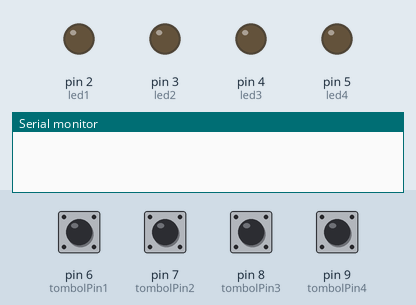
This sketch was run on a simulated Arduino Uno, built with avr-gcc and run on an emulated ATmega328P. On the bench: output pins drawn as LEDs (lit = HIGH), the last lines printed to the serial monitor. The test bench sets the inputs (shaded band); at power-on: pin 6 (tombolPin1), pin 7 (tombolPin2), pin 8 (tombolPin3), pin 9 (tombolPin4) HIGH.

Above: at 1.2 s.
1.3 s: pin 6 (tombolPin1) pulled LOW for 0.15 s
At 1.4 s:
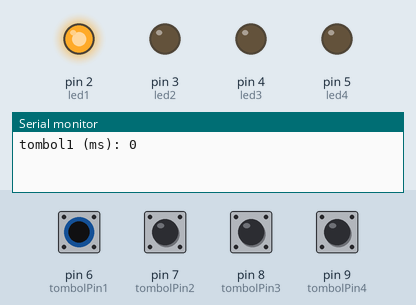
3.0 s: pin 7 (tombolPin2) pulled LOW for 0.15 s
At 3.1 s:
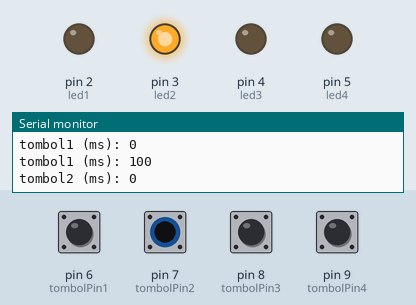
4.7 s: pin 8 (tombolPin3) pulled LOW for 0.15 s
At 4.8 s:
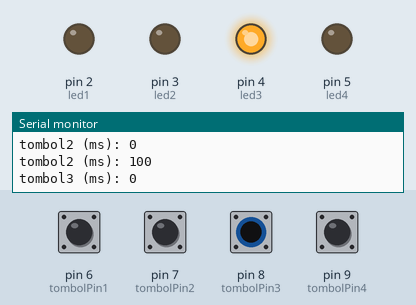
6.4 s: pin 9 (tombolPin4) pulled LOW for 0.15 s
At 6.5 s:
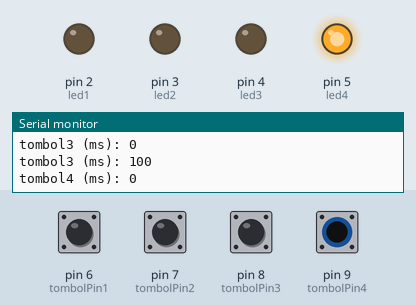
8.1 s: pin 6 (tombolPin1) driven LOW and pin 7 (tombolPin2) driven LOW and pin 8 (tombolPin3) driven LOW and pin 9 (tombolPin4) driven LOW
At 9.2 s:
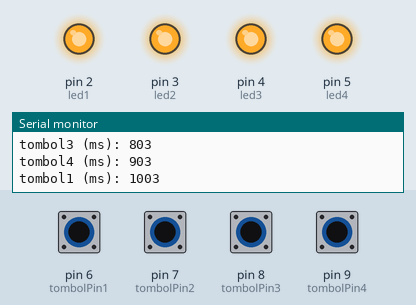
9.9 s: pin 6 (tombolPin1) driven HIGH
At 10.5 s:
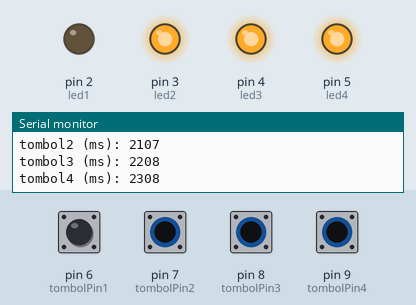
Timing chart, 0 to 12.4 s (numbered marks = the images above; inputs shaded):
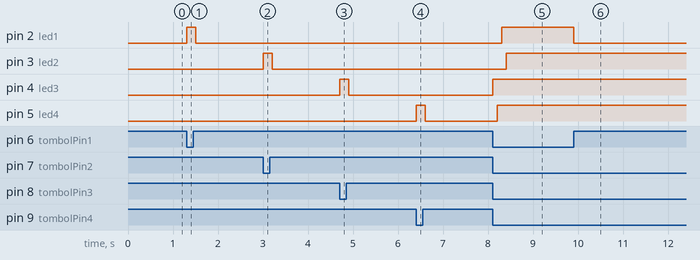

Measured:
- after the input at 1.3 s, pin 2 (led1): LOW → HIGH at once, → LOW 0.20 s later
- after the input at 3.0 s, pin 3 (led2): LOW → HIGH at once, → LOW 0.20 s later
- after the input at 4.7 s, pin 4 (led3): LOW → HIGH at once, → LOW 0.20 s later
- after the input at 6.4 s, pin 5 (led4): LOW → HIGH at once, → LOW 0.20 s later
- after the input at 8.1 s, pin 2 (led1): LOW → HIGH after 0.20 s; pin 3 (led2): LOW → HIGH after 0.30 s; pin 4 (led3): LOW → HIGH at once; pin 5 (led4): LOW → HIGH after 0.10 s
- after the input at 9.9 s, pin 2 (led1): HIGH → LOW at once

The sketch:

COUNTER_TIME.ino
```cpp
// Pin untuk tombol
const int tombolPin1 = 6;
const int tombolPin2 = 7;
const int tombolPin3 = 8;
const int tombolPin4 = 9;

// variabel untuk menyimpan status tombol
int tombolState1 = 0;
int tombolState2 = 0;
int tombolState3 = 0;
int tombolState4 = 0;

// led warna
const int led1 = 2;
const int led2 = 3;
const int led3 = 4;
const int led4 = 5;

// variabel untuk menyimpan waktu mulai penekanan tombol
unsigned long waktuMulai1 = 0;
unsigned long waktuMulai2 = 0;
unsigned long waktuMulai3 = 0;
unsigned long waktuMulai4 = 0;

void setup()
{
  Serial.begin(9600);
  pinMode(tombolPin1, INPUT_PULLUP);
  pinMode(tombolPin2, INPUT_PULLUP);
  pinMode(tombolPin3, INPUT_PULLUP);
  pinMode(tombolPin4, INPUT_PULLUP);

  pinMode(led1, OUTPUT);
  pinMode(led2, OUTPUT);
  pinMode(led3, OUTPUT);
  pinMode(led4, OUTPUT);
}

void loop()
{
  // Status BTN 1
  tombolState1 = digitalRead(tombolPin1);
  if (tombolState1 == HIGH)
  {
    waktuMulai1 = millis();
    digitalWrite(led1, LOW);
  }
  else
  {
    unsigned long waktuAkhir1 = millis();                  // simpan waktu saat ini
    unsigned long lamaTombol1 = waktuAkhir1 - waktuMulai1; // hitung lama tombol ditekan
    Serial.print("tombol1 (ms): ");
    Serial.println(lamaTombol1); // tampilkan lama tombol ditekan dalam milidetik
    digitalWrite(led1, HIGH);
    delay(100);
  }

  // Status BTN 2
  tombolState2 = digitalRead(tombolPin2);
  if (tombolState2 == HIGH)
  {
    waktuMulai2 = millis();
    digitalWrite(led2, LOW);
  }
  else
  {
    unsigned long waktuAkhir2 = millis();                  // simpan waktu saat ini
    unsigned long lamaTombol2 = waktuAkhir2 - waktuMulai2; // hitung lama tombol ditekan
    Serial.print("tombol2 (ms): ");
    Serial.println(lamaTombol2); // tampilkan lama tombol ditekan dalam milidetik
    digitalWrite(led2, HIGH);
    delay(100);
  }

  // Status BTN 3
  tombolState3 = digitalRead(tombolPin3);
  if (tombolState3 == HIGH)
  {
    waktuMulai3 = millis();
    digitalWrite(led3, LOW);
  }
  else
  {
    unsigned long waktuAkhir3 = millis();                  // simpan waktu saat ini
    unsigned long lamaTombol3 = waktuAkhir3 - waktuMulai3; // hitung lama tombol ditekan
    Serial.print("tombol3 (ms): ");
    Serial.println(lamaTombol3); // tampilkan lama tombol ditekan dalam milidetik
    digitalWrite(led3, HIGH);
    delay(100);
  }

  // Status BTN 4
  tombolState4 = digitalRead(tombolPin4);
  if (tombolState4 == HIGH)
  {
    waktuMulai4 = millis();
    digitalWrite(led4, LOW);
  }
  else
  {
    unsigned long waktuAkhir4 = millis();                  // simpan waktu saat ini
    unsigned long lamaTombol4 = waktuAkhir4 - waktuMulai4; // hitung lama tombol ditekan
    Serial.print("tombol4 (ms): ");
    Serial.println(lamaTombol4); // tampilkan lama tombol ditekan dalam milidetik
    digitalWrite(led4, HIGH);
    delay(100);
  }
}
```
